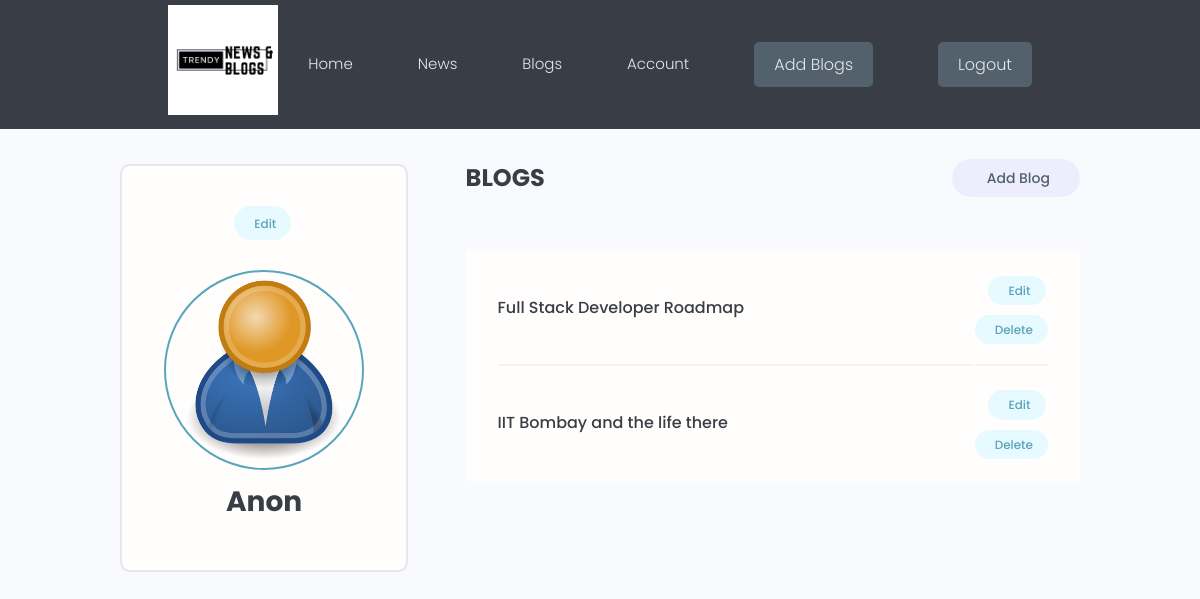
The page /account/ (signed in) on the database as committed earlier.
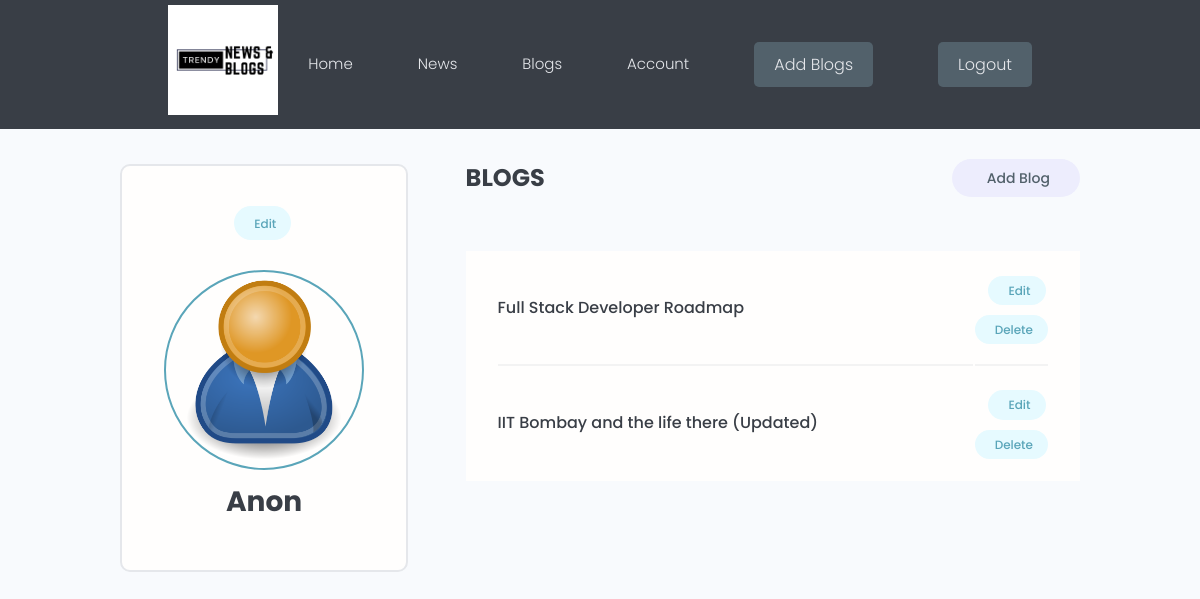
The same page on the database as committed later.
### blog/models.py (models this page shows, shortened)
class Post(models.Model):
    title = models.CharField(max_length=250)
    content = RichTextField(blank=True, null=True)
    author = models.ForeignKey(Profile,  on_delete=models.CASCADE, related_name="blog_posts")
    published = models.DateTimeField(default=timezone.now)
    class Meta:
        ordering = ['-published']

### news/views.py (the view)
# urls.py: path('account/', views.userAccount, name='account'),
@login_required(login_url="login")
def userAccount(request):
    profile = request.user.profile
    blogs = profile.blog_posts.all()
    context = {'profile': profile, 'blogs': blogs}
    return render(request, 'account.html', context)

### templates/account.html (shortened to what this page needs)
{% extends 'base.html' %} {% load static %} {% block content %}
<main class="settingsPage profile my-md">
  <div class="container">
    <div class="layout">
      <div class="column column--1of3">
        <div class="card text-center">
          <div class="card__body dev">
            <a
              class="tag tag--pill tag--main settings__btn"
              href="{% url 'edit-account' %}"
              > Edit</a
            >
            <img
              class="avatar avatar--xl dev__avatar"
              src="{% static 'images/user-default.png' %}"
            />
            <h2 class="dev__name">{{profile.name}}</h2>
          </div>
        </div>
      </div>
      <div class="column column--2of3">
        <div class="settings">
          <h3 class="settings__title">Blogs</h3>
          <a
            class="tag tag--pill tag--sub settings__btn tag--lg"
            href="{% url 'create-blog' %}"
            > Add Blog</a
          >
        </div>
        <table class="settings__table">
          {% for blog in blogs %}
          <tr>
            <a href="{% url 'blog' blog.id %}"
            >
            <td class="settings__tableInfo">
              <a href="{% url 'blog' blog.id %}">{{blog.title}}</a>
            </td>
          </a>
            <td class="settings__tableActions">
              <a
                class="tag tag--pill tag--main settings__btn"
                href="{% url 'update-blog' blog.id %}"
                > Edit</a
              >
              <a
                class="tag tag--pill tag--main settings__btn"
                href="{% url 'delete-blog' blog.id %}?next=/account"
                > Delete</a
              >
            </td>
          </tr>
          {% endfor %}
        </table>
      </div>
    </div>
  </div>
</main>
{% endblock content %}

Rows that differ between the two databases and show on the page:
changed Post: title "IIT Bombay and the life there" → "IIT Bombay and the life there (Updated)"
